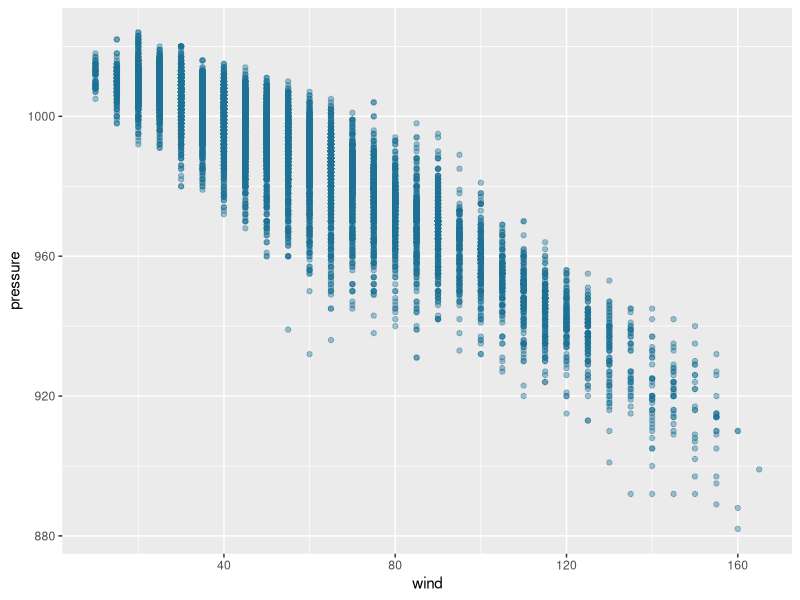
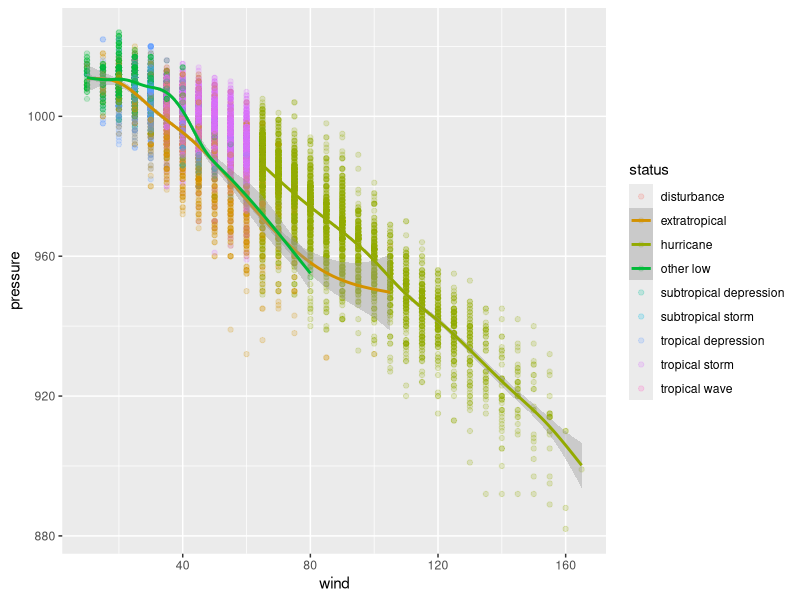
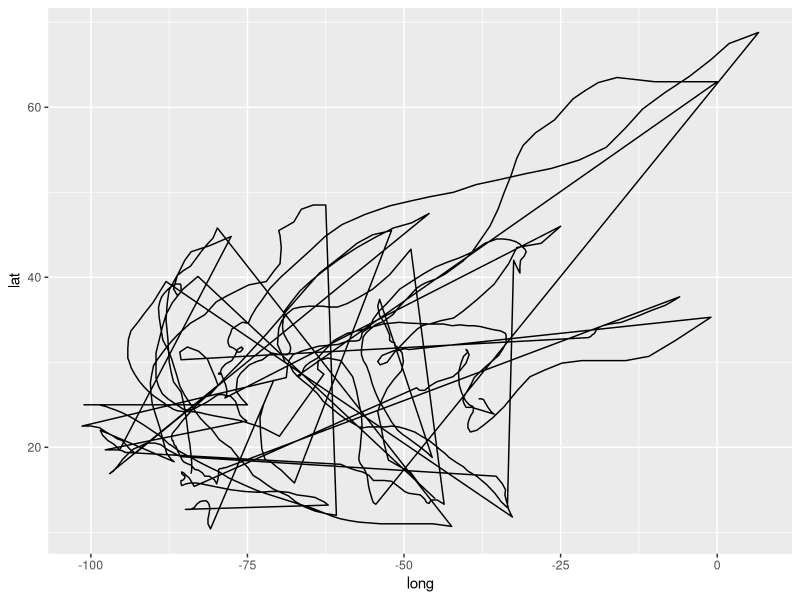
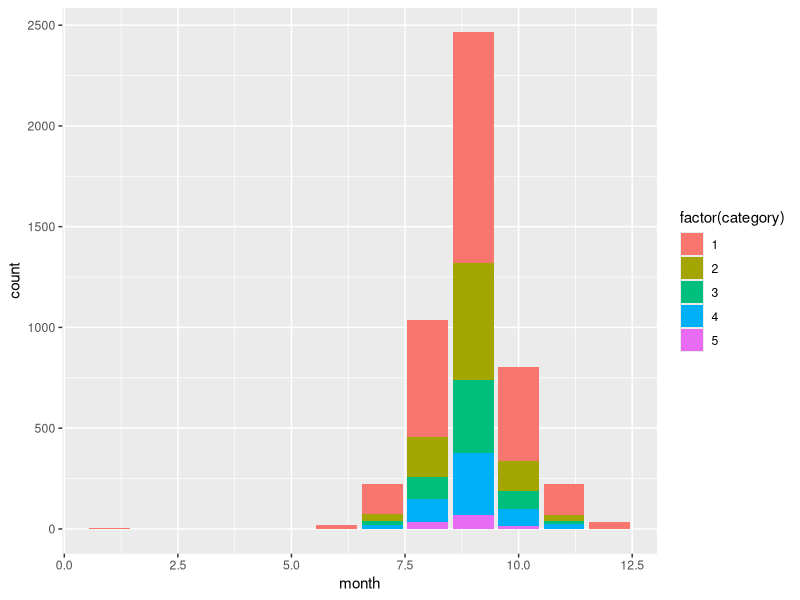

Write R code to recreate these figures, in order.
## ---- chunk 1
library(tidyverse)
## ---- chunk 2
glimpse(storms)
## ---- chunk 3
#| eval: TRUE
ggplot(storms, aes(x = wind, y = pressure)) +
  geom_point(color = "#1c7293", alpha = 0.4)
## ---- chunk 4
# Your fixed version:

## ---- chunk 5
#| eval: TRUE
ggplot(storms, aes(x = wind, y = pressure, color = status)) +
  geom_point(alpha = 0.2) +
  geom_smooth()
## ---- chunk 6
# Your fixed version:

## ---- chunk 7
#| eval: TRUE
ggplot(storms |> filter(year == 2005), aes(x = long, y = lat)) +
  geom_path()
## ---- chunk 8
# Your fixed version:

## ---- chunk 9
# Your code:

## ---- chunk 10
#| eval: TRUE
hurricanes <- storms |> filter(status == "hurricane")

ggplot(hurricanes, aes(x = month, fill = factor(category))) +
  geom_bar()
## ---- chunk 11
# (a) position = "fill"

## ---- chunk 12
# (b) position = "dodge"

## ---- chunk 13
# Your plot:
